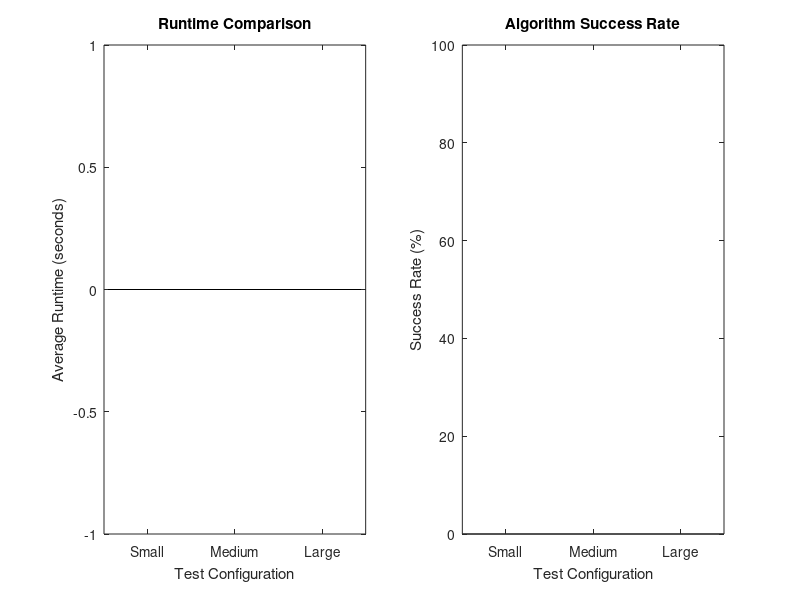

The MATLAB source for this figure: (Note: this script raises an error after producing the figure.)
function QuickPerformanceTest()
% QuickPerformanceTest - Quick test of TP-NNEA with simulated data
% No dataset required for basic functionality testing
%
% This implementation is part of the research paper:
% "Integrating Cognitive Diagnosis and Multi-Objective Optimization for
% Personalized Exercise Recommendation: A Two-Stage Approach Based on
% Neural Network Dimensionality Reduction"
%
% Authors: Shouheng Tuo, Yong Zhao
% Journal: Computer Education (Under Review)
%
% Usage:
%   >> QuickPerformanceTest
%
% Outputs:
%   - Console performance metrics
%   - Quick_Performance_Test.png

    fprintf('=== TP-NNEA Quick Performance Test ===\n');
    fprintf('Testing with simulated data (no dataset required)\n\n');
    
    % Test configuration
    testConfigs = [
        struct('name', 'Small', 'N', 50, 'maxgen', 200, 'D', 100);
        struct('name', 'Medium', 'N', 100, 'maxgen', 400, 'D', 500);
        struct('name', 'Large', 'N', 200, 'maxgen', 600, 'D', 1000);
    ];
    
    % Generate simulated data
    fprintf('Generating simulated student and exercise data...\n');
    numStudents = 10;
    numExercises = 1000;
    numConcepts = 50;
    
    % Student knowledge states (random)
    student_emb = rand(numStudents, numConcepts);
    
    % Exercise difficulties
    k_difficulty = rand(numExercises, 5);
    
    % Q-matrix (exercise-concept mapping)
    Q_matrix = rand(numExercises, numConcepts) > 0.7;
    
    % Exercise logs (random history)
    exercise_log = rand(numStudents, numExercises) > 0.8;
    
    % Knowledge logs
    knowledge_log = rand(numStudents, numConcepts);
    
    % Predictions (simulated)
    predition = rand(numStudents, numExercises);
    
    % Store in Global for algorithm access
    Global.userData.student_emb = student_emb;
    Global.userData.k_difficulty = k_difficulty;
    Global.userData.Q_matrix = Q_matrix;
    Global.userData.exercise_log = exercise_log;
    Global.userData.knowledge_log = knowledge_log;
    Global.userData.predition = predition;
    Global.userData.e_diff = mean(k_difficulty, 2);
    
    fprintf('Data generated: %d students, %d exercises, %d concepts\n\n', ...
        numStudents, numExercises, numConcepts);
    
    % Run tests
    allResults = [];
    
    for c = 1:length(testConfigs)
        config = testConfigs(c);
        fprintf('--- Testing %s Scale (N=%d, gen=%d, D=%d) ---\n', ...
            config.name, config.N, config.maxgen, config.D);
        
        % Set global parameters
        Global.N = config.N;
        Global.maxgen = config.maxgen;
        Global.M = 3;
        Global.D = config.D;
        Global.lower = zeros(1, Global.D);
        Global.upper = ones(1, Global.D);
        Global.encoding = 'binary';
        
        % Test multiple students
        configResults = [];
        for s = 1:min(3, numStudents)  % Test up to 3 students
            fprintf('  Student %d/%d... ', s, min(3, numStudents));
            
            % Set student data
            Global.stuId = s;
            Global.stu_state = student_emb(s, :);
            
            % Run algorithm
            tic;
            try
                DyN_MOEA(Global);
                runtime = toc;
                
                % Collect simplified results
                fprintf('Done (%.2fs)\n', runtime);
                configResults = [configResults; runtime];
            catch ME
                fprintf('Error: %s\n', ME.message);
                configResults = [configResults; NaN];
            end
        end
        
        % Store configuration results
        result = struct();
        result.configName = config.name;
        result.avgRuntime = mean(configResults);
        result.stdRuntime = std(configResults);
        result.successRate = sum(~isnan(configResults)) / length(configResults);
        
        allResults = [allResults; result];
    end
    
    % Generate summary
    fprintf('\n=== Performance Summary ===\n');
    if ~isempty(allResults)
        fprintf('%-10s %-12s %-12s %-12s\n', 'Scale', 'Avg Runtime', 'Std Runtime', 'Success Rate');
        for i = 1:length(allResults)
            fprintf('%-10s %-12.4f %-12.4f %-12.1f%%\n', ...
                allResults(i).configName, ...
                allResults(i).avgRuntime, ...
                allResults(i).stdRuntime, ...
                allResults(i).successRate * 100);
        end
        
        % Visualization
        figure('Position', [100, 100, 800, 600]);
        
        % Runtime comparison
        subplot(1, 2, 1);
        configNames = {allResults.configName};
        avgRuntimes = [allResults.avgRuntime];
        bar(avgRuntimes);
        xlabel('Test Configuration');
        ylabel('Average Runtime (seconds)');
        title('Runtime Comparison');
        set(gca, 'XTickLabel', configNames);
        
        % Success rate
        subplot(1, 2, 2);
        successRates = [allResults.successRate] * 100;
        bar(successRates);
        xlabel('Test Configuration');
        ylabel('Success Rate (%)');
        title('Algorithm Success Rate');
        set(gca, 'XTickLabel', configNames);
        ylim([0, 100]);
        
        sgtitle('TP-NNEA Quick Performance Test');
        
        saveas(gcf, 'Quick_Performance_Test.png');
        fprintf('\nVisualization saved to Quick_Performance_Test.png\n');
    end
    
    fprintf('\n=== Quick Test Complete ===\n');
    fprintf('For full evaluation with real datasets, run: AlgorithmPerformanceTest\n');
end
